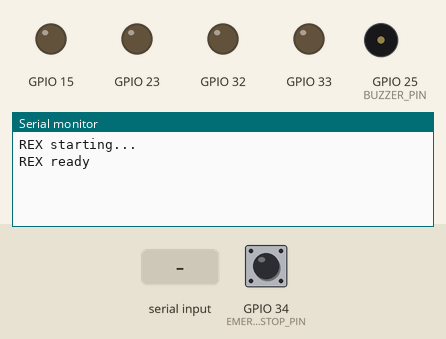
A sketch run on a simulated ESP32. On the bench: output pins drawn as LEDs (lit = HIGH), buzzer (waves = sounding, pin HIGH), the last lines printed to the serial monitor. The inputs (shaded band) are chosen by the test bench; at power-on: GPIO 34 (EMERGENCY_STOP_PIN) HIGH.

Above: at 1.2 s.
1.3 s: GPIO 34 (EMERGENCY_STOP_PIN) pulled LOW for 0.15 s
At 2.6 s:
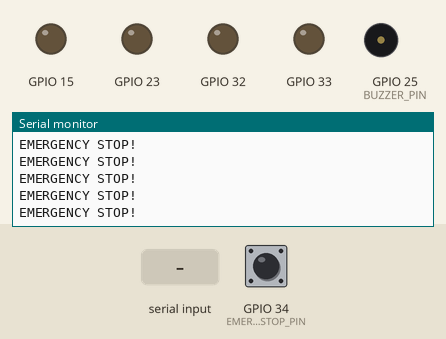
2.9 s: "STATUS?\n" received over Serial
At 3.8 s:
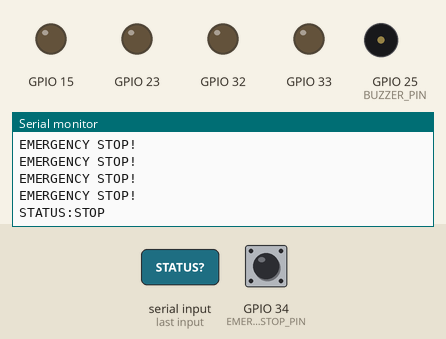
4.4 s: "DISTANCE?\n" received over Serial
At 4.9 s:
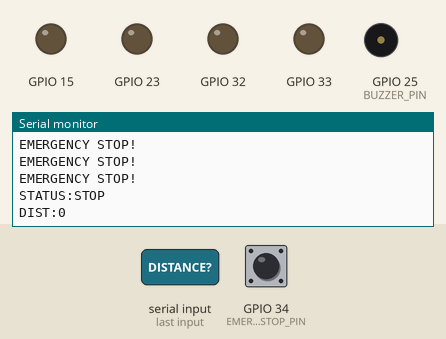
5.9 s: "MOVE:\n" received over Serial
At 7.2 s:
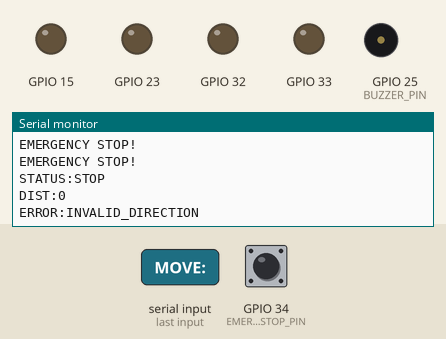

Measured:
- after the input at 1.3 s, the serial monitor: prints a new line at once (image 1)
- after the input at 2.9 s, the serial monitor: prints a new line at once (image 2)
- after the input at 4.4 s, the serial monitor: prints a new line at once (image 3)
- after the input at 5.9 s, the serial monitor: prints a new line at once (image 4)

The sketch:

rex_single.ino
```cpp
// Camp Tutor - REX Controller (Single File for Arduino IDE)
// ESP32-based REX robot controller with I2C + Serial (USB) interface

#include <Wire.h>
#include <Arduino.h>

// ============ CONSTANTS ============
#define REX_I2C_ADDRESS 0x42
#define CMD_BUFFER_SIZE 32

// Pin Definitions
#define SERVO1_PIN       2
#define SERVO2_PIN        26
#define ULTRASONIC_TRIG   17
#define ULTRASONIC_ECHO   16
#define MOTOR_A1          15
#define MOTOR_A2          23
#define MOTOR_B1          32
#define MOTOR_B2          33
#define MOTOR_C1          5
#define MOTOR_C2          4
#define MOTOR_D1          27
#define MOTOR_D2          14
#define BUZZER_PIN        25
#define EMERGENCY_STOP_PIN 34

#define DEFAULT_MOTOR_SPEED 150

// ============ ENUMS ============
enum RexState { STATE_IDLE, STATE_READY, STATE_LOOKING, STATE_MEASURING, STATE_MOVING, STATE_STOP, STATE_ERROR };
enum ErrorCode { ERR_NONE, ERR_INVALID_COMMAND, ERR_INVALID_DIRECTION, ERR_SERVO_ERROR, ERR_ULTRASONIC_ERROR, ERR_MOTOR_ERROR, ERR_TIMEOUT, ERR_SAFETY_STOP };

// ============ GLOBAL VARIABLES ============
bool systemReady = false;
RexState currentState = STATE_IDLE;
ErrorCode lastError = ERR_NONE;

bool lookPending = false;
bool movePending = false;

// Command buffers
char cmdBuffer[CMD_BUFFER_SIZE];
char responseBuffer[CMD_BUFFER_SIZE];
char serialCmdBuffer[CMD_BUFFER_SIZE];
int serialCmdIndex = 0;

// ============ ULTRASONIC ============
class Ultrasonic {
  public:
    int trigPin, echoPin;
    Ultrasonic(int t, int e) { trigPin = t; echoPin = e; }
    bool initialize() {
      pinMode(trigPin, OUTPUT);
      pinMode(echoPin, INPUT);
      return true;
    }
    int readDistanceCm() {
      digitalWrite(trigPin, LOW);
      delayMicroseconds(2);
      digitalWrite(trigPin, HIGH);
      delayMicroseconds(10);
      digitalWrite(trigPin, LOW);
      long duration = pulseIn(echoPin, HIGH, 30000);
      return (int)(duration * 0.034 / 2);
    }
};

// ============ SERVO ============
#include <ESP32Servo.h>
Servo servo1, servo2;

// ============ MOTOR ============
class Motor {
  public:
    int a1, a2, b1, b2;
    int speed = DEFAULT_MOTOR_SPEED;
    void init(int a_1, int a_2, int b_1, int b_2) {
      a1 = a_1; a2 = a_2; b1 = b_1; b2 = b_2;
      pinMode(a1, OUTPUT); pinMode(a2, OUTPUT);
      pinMode(b1, OUTPUT); pinMode(b2, OUTPUT);
      digitalWrite(a1, LOW); digitalWrite(a2, LOW);
      digitalWrite(b1, LOW); digitalWrite(b2, LOW);
    }
    void forward() {
      digitalWrite(a1, HIGH); digitalWrite(a2, LOW);
      digitalWrite(b1, HIGH); digitalWrite(b2, LOW);
    }
    void backward() {
      digitalWrite(a1, LOW); digitalWrite(a2, HIGH);
      digitalWrite(b1, LOW); digitalWrite(b2, HIGH);
    }
    void left() {
      digitalWrite(a1, LOW); digitalWrite(a2, HIGH);
      digitalWrite(b1, HIGH); digitalWrite(b2, LOW);
    }
    void right() {
      digitalWrite(a1, HIGH); digitalWrite(a2, LOW);
      digitalWrite(b1, LOW); digitalWrite(b2, HIGH);
    }
    void stop() {
      digitalWrite(a1, LOW); digitalWrite(a2, LOW);
      digitalWrite(b1, LOW); digitalWrite(b2, LOW);
    }
};

// ============ COMMAND PARSER ============
void buildResponse(const char* resp) {
  strncpy(responseBuffer, resp, CMD_BUFFER_SIZE - 1);
  responseBuffer[CMD_BUFFER_SIZE - 1] = '\0';
}

void buildStatusResponse(RexState state) {
  const char* s = "IDLE";
  if (state == STATE_READY) s = "READY";
  else if (state == STATE_MOVING) s = "MOVING";
  else if (state == STATE_STOP) s = "STOP";
  snprintf(responseBuffer, CMD_BUFFER_SIZE, "STATUS:%s", s);
}

void processCommand() {
  if (cmdBuffer[0] == '\0') return;

  // STATUS?
  if (strncmp(cmdBuffer, "STATUS?", 7) == 0) {
    buildStatusResponse(currentState);
  }
  // DISTANCE?
  else if (strncmp(cmdBuffer, "DISTANCE?", 9) == 0) {
    // Not implemented in this simple version
    snprintf(responseBuffer, CMD_BUFFER_SIZE, "DIST:0");
  }
  // MOVE:FWD or MOVE:FORWARD
  else if (strncmp(cmdBuffer, "MOVE:", 5) == 0) {
    char* dir = cmdBuffer + 5;
    if (strcmp(dir, "FWD") == 0 || strcmp(dir, "FORWARD") == 0) {
      currentState = STATE_MOVING;
      buildResponse("OK");
    } else if (strcmp(dir, "BACK") == 0 || strcmp(dir, "BACKWARD") == 0) {
      currentState = STATE_MOVING;
      buildResponse("OK");
    } else if (strcmp(dir, "LEFT") == 0) {
      currentState = STATE_MOVING;
      buildResponse("OK");
    } else if (strcmp(dir, "RIGHT") == 0) {
      currentState = STATE_MOVING;
      buildResponse("OK");
    } else {
      buildResponse("ERROR:INVALID_DIRECTION");
    }
    currentState = STATE_IDLE;
  }
  // LOOK:LEFT, LOOK:RIGHT, LOOK:CENTER
  else if (strncmp(cmdBuffer, "LOOK:", 5) == 0) {
    buildResponse("OK");
  }
  // STOP
  else if (strcmp(cmdBuffer, "STOP") == 0) {
    currentState = STATE_IDLE;
    buildResponse("OK");
  }
  // RESET
  else if (strcmp(cmdBuffer, "RESET") == 0) {
    currentState = STATE_READY;
    buildResponse("OK");
  }
  // HOME
  else if (strcmp(cmdBuffer, "HOME") == 0) {
    buildResponse("OK");
  }
  // PING
  else if (strcmp(cmdBuffer, "PING") == 0) {
    buildResponse("READY");
  }
  else {
    buildResponse("ERROR:INVALID_COMMAND");
  }
}

// ============ GLOBALS ============
Ultrasonic* ultrasonic;
Motor motors;

// ============ SETUP ============
void setup() {
  Serial.begin(115200);
  Serial.println("REX starting...");

  // I2C
  Wire.begin(21, 22);
  Wire.onRequest([]() { Wire.write((uint8_t*)responseBuffer, strlen(responseBuffer)); });
  Wire.onReceive([]() {
    int i = 0;
    while (Wire.available() && i < CMD_BUFFER_SIZE - 1) cmdBuffer[i++] = Wire.read();
    cmdBuffer[i] = '\0';
    processCommand();
  });

  // Init motors (using only 2 motors for simplicity)
  motors.init(MOTOR_A1, MOTOR_A2, MOTOR_B1, MOTOR_B2);

  // Init ultrasonic
  ultrasonic = new Ultrasonic(ULTRASONIC_TRIG, ULTRASONIC_ECHO);
  ultrasonic->initialize();

  // Buzzer
  pinMode(BUZZER_PIN, OUTPUT);
  digitalWrite(BUZZER_PIN, LOW);

  // Emergency stop
  pinMode(EMERGENCY_STOP_PIN, INPUT_PULLUP);

  currentState = STATE_READY;
  Serial.println("REX ready");
}

// ============ LOOP ============
void loop() {
  // Check emergency stop
  if (digitalRead(EMERGENCY_STOP_PIN) == LOW) {
    motors.stop();
    currentState = STATE_STOP;
    Serial.println("EMERGENCY STOP!");
  }

  // Process Serial commands
  while (Serial.available()) {
    char c = Serial.read();
    if (c == '\n' || c == '\r') {
      if (serialCmdIndex > 0) {
        serialCmdBuffer[serialCmdIndex] = '\0';
        strncpy(cmdBuffer, serialCmdBuffer, CMD_BUFFER_SIZE - 1);
        processCommand();
        Serial.println(responseBuffer);
        serialCmdIndex = 0;
      }
    } else if (serialCmdIndex < CMD_BUFFER_SIZE - 2) {
      serialCmdBuffer[serialCmdIndex++] = c;
    }
  }

  delay(10);
}
```
